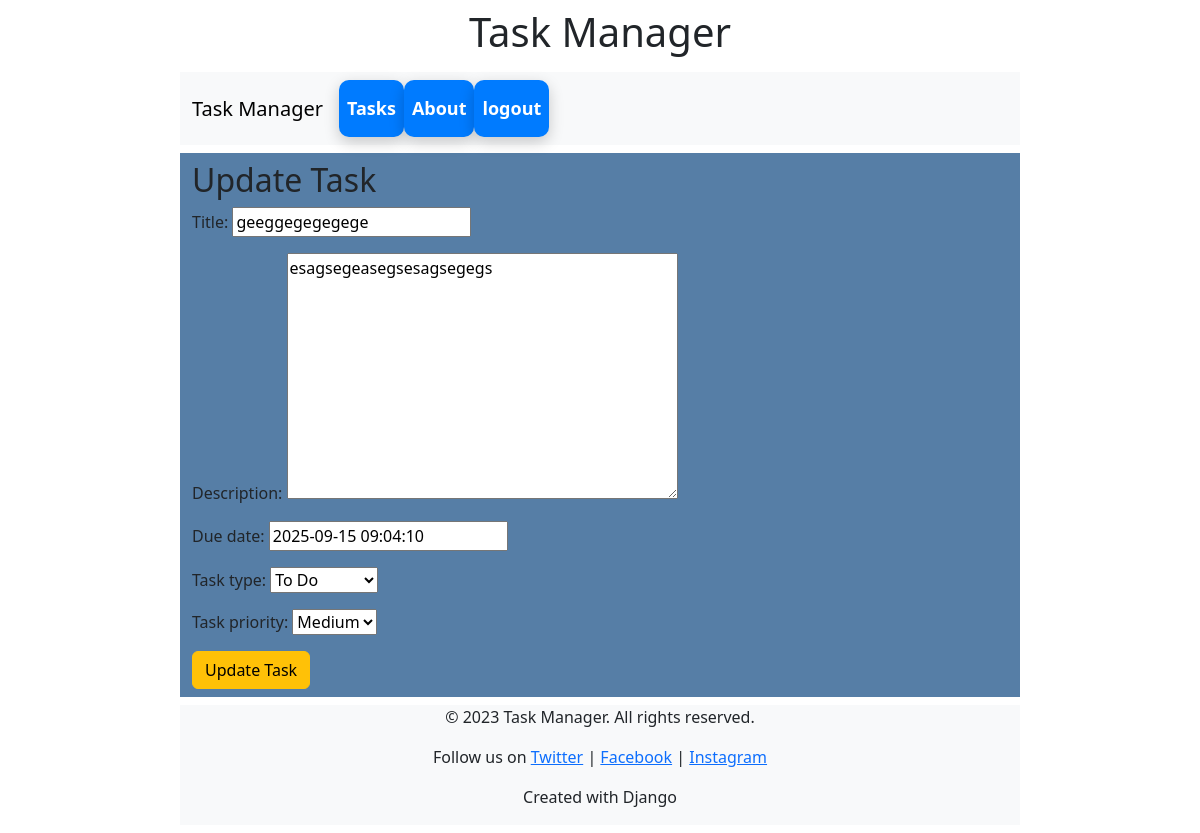
Screenshot of /task/update/11 (signed in) with the database file from the repository.
### task_controller_app/models.py (models this page shows, shortened)
class Task(models.Model):
    TYPE_CHOICES = [
        (1, "To Do"),
        (2, "In Progress"),
        (3, "Completed"),
        (4, "On Hold"),
        (5, "Cancelled")
    ]
    PRIORITY_CHOICES = [
        (1, "Low"),
        (2, "Medium"),
        (3, "High")
    ]
    title = models.CharField(max_length=32)
    description = models.TextField(blank=True, null=True)
    created_at = models.DateTimeField(auto_now_add=True)
    updated_at = models.DateTimeField(auto_now=True)
    created_by = models.ForeignKey(User, on_delete=models.CASCADE, related_name='tasks_created')
    due_date = models.DateTimeField(default=datetime.now, blank=True, null=True)
    task_type = models.IntegerField(choices=TYPE_CHOICES, default=1)
    task_priority = models.IntegerField(choices=PRIORITY_CHOICES, default=2)
    class Meta:
        verbose_name = "Task"
        verbose_name_plural = "Tasks"
        ordering = ['-created_at']

### task_controller_app/views.py (the view)
# urls.py: path('task/update/<int:pk>', TaskUpdateView.as_view(), name='task_update'),
class TaskUpdateView(CheckIsOwnerMixin, LoginRequiredMixin, UpdateView):
    model = Task
    template_name = 'task_controller_app/task_update_form.html'
    form_class = TaskUpdateForm
    success_url = '/'
    login_url = 'login_page'

### task_controller_app/forms.py
class TaskUpdateForm(ModelForm):
    class Meta:
        model = Task
        fields = [
            'title',
            'description',
            'due_date',
            'task_type',
            'task_priority',
        ]

### task_controller_app/mixins.py (called while the page is built)
    def get_queryset(self):
        queryset = super().get_queryset()
        return queryset.filter(created_by=self.request.user)

### task_controller_app/templates/task_controller_app/task_update_form.html (shortened to what this page needs)
{% extends 'base.html' %}
{% block content %}
    <main class="container-fluid">
        <h2>Update Task</h2>
        <form method="post">
            {{ form.as_p }}
            <button type="submit" class="btn btn-warning">Update Task</button>
        </form>
    </main>
{% endblock %}

### static/styles/base.css (style rules this page uses)
body { display: flex; flex-direction: column; min-height: 100vh; padding-left: 15%; padding-right: 15%; }
main { padding: 8px; flex: 1; background-color: #567ea6; }

### rows the page displays
Task: title "geeggegegegege", description "esagsegeasegsesagsegegs", due_date "2025-09-15 09:04:10", task_type "To Do", task_priority "Medium"
